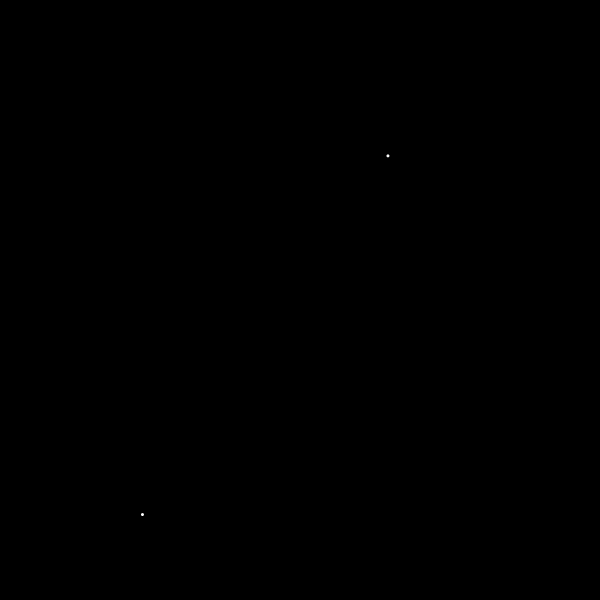
Frame 1 (no input)
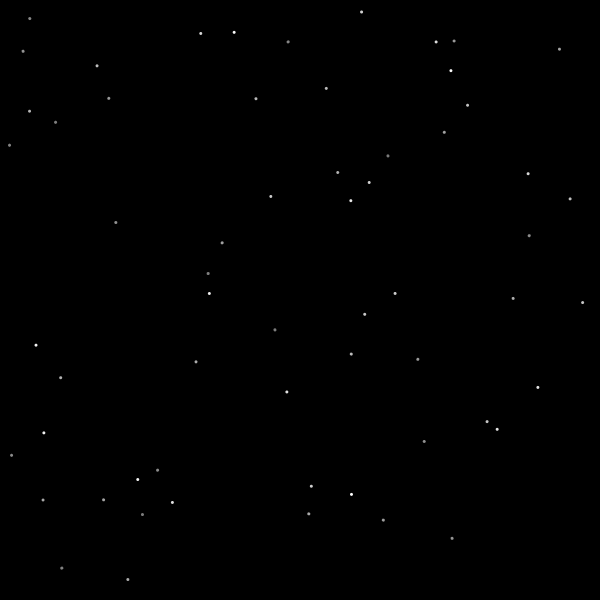
Frame 60 (the mouse pressed at the canvas centre just before this capture)
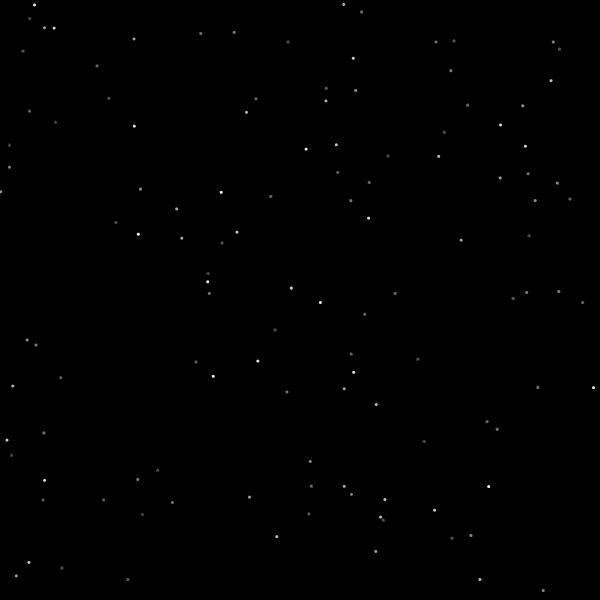
Frame 120 (the mouse held since frame 60 and released just before this capture)

The Processing sketch that drew these frames (run headless with seeded random() and noise(); from frame 60 on, the mouse is pressed at the canvas centre):

// Processing sketch: processing_165593
// ── processing_165593.pde

int numStars = 200;
float xPos[] = new float [numStars];
float yPos[] = new float [numStars];
float xSpeed[] = new float [numStars];
float ySpeed[] = new float [numStars];



void setup() {
  
  size(600,600); 
  background(0);
  smooth();
  noStroke();

 for (int i = 20; i < numStars; i += random(10000,100000)) {
    fill(255);
    ellipse(random(width), random(height), 3, 3);
    
    //xPos[i] = int(random(0, width));
    //yPos[i] = int(random(0,height));
    //xSpeed[i] = random(-1,1);
    //ySpeed[i] = random(-1,1);
    
    
   

  }
}


void draw() {
  
  fill(0, 3);
  rect(0, 0, width, height);
  
   
  for (int i = 50; i < numStars; i += random(10000,100000)) {
    fill(255);
    ellipse(random(width), random(height), 3, 3);
    
  
     
      }
      
     // starMovement ();
}

// Movement array code taken from Huitian Angela Chen
//void starMovement () {
  //for (int i=0; i<numStars; i++) {
    //xPos[i] = xPos[i] + xSpeed[i];
    //yPos[i] = yPos[i] + ySpeed[i];


 


  // The idea to draw a low opacity rectangle to clear the screen
  //  rather than using the background() came from Youtube user
  //  'hamold' on Youtube in his video here:
  //  https://www.youtube.com/watch?v=spGP0B8SGnk.
 
